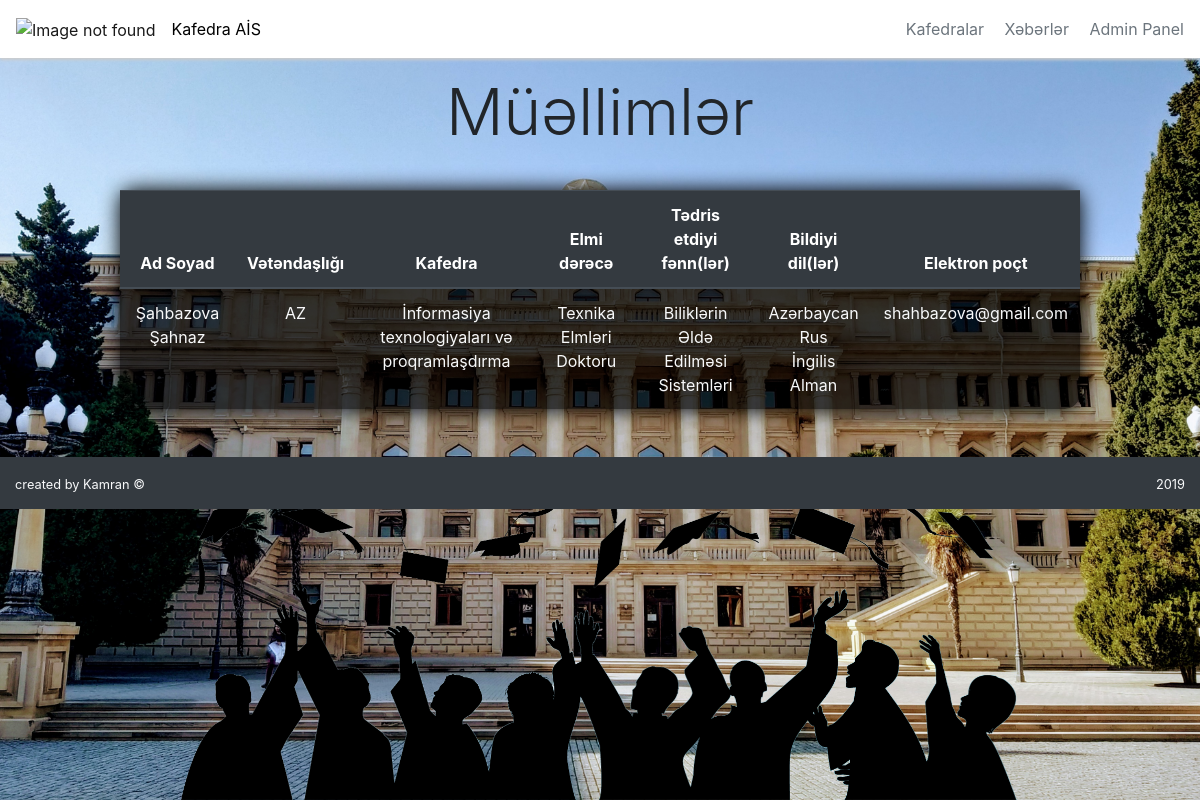
Screenshot of /chairs/1/teachers with the database file from the repository.
### individualworkapp/models.py (models this page shows, shortened)
class Teacher(models.Model):
    name = models.CharField(max_length=100)
    email = models.CharField(max_length=100, null=True)
    chair = models.ForeignKey(Chair, on_delete=models.CASCADE)
    academic_degree = models.CharField(max_length=100)
    subject = models.ManyToManyField(Subject)
    image = models.CharField(max_length=2000)
    citizenship = CountryField()
    language = models.ManyToManyField(Language)

class Chair(models.Model):
    def __str__(self):
        return self.name
    name = models.CharField(max_length=100)
    phone = models.CharField(max_length=30)
    email = models.CharField(max_length=50)
    chairman = models.CharField(max_length=30)

class Subject(models.Model):
    def __str__(self):
        return self.name
    name = models.CharField(max_length=200)
    credit = models.IntegerField()

class Language(models.Model):
    name = models.CharField(max_length=30)
    def __str__(self):
        return self.name

### individualworkapp/views.py (the view)
# urls.py: path('chairs/<int:chair_id>/teachers', views.list_of_teachers, name='list_of_teachers'),
def list_of_teachers(request, chair_id):
    chairs = Chair.objects.all()
    if chair_id:
        chair_id = get_object_or_404(Chair, id=chair_id)
        teachers = Teacher.objects.filter(chair_id=chair_id)
    context = {
        'chairs': chairs,
        'chair_id': chair_id,
        'teachers': teachers
    }
    return render(request, 'teachers.html', context)

### templates/teachers.html
{% extends 'base.html' %}
{% block content %}
<h1 class="display-1 text-center mt-3 mb-3">Müəllimlər</h1>
    <table class="custom-table table table-light table-striped mb-5">
        <thead class="thead-dark">
            <tr>
                <th>Ad Soyad</th>
                <th>Vətəndaşlığı</th>
                <th>Kafedra</th>
                <th>Elmi dərəcə</th>
                <th>Tədris etdiyi fənn(lər)</th>
                <th>Bildiyi dil(lər)</th>
                <th>Elektron poçt</th>
            </tr>
        </thead>
        <tbody>
            {% for teacher in teachers %}
            <tr>
                <td class="text-light">{{ teacher.name }}</td>
                <td class="text-light">{{ teacher.citizenship }}</td>
                <td class="text-light">{{ teacher.chair }}</td>
                <td class="text-light">{{ teacher.academic_degree }}</td>
                <td class="text-light">{{ teacher.subject.all|join:"<br/> " }}</td>
                <td class="text-light">{{ teacher.language.all|join:"<br/> " }}</td>
                <td><a href="mailto: {{ teacher.email }}" class="text-light">{{ teacher.email }}</a></td>
            </tr>
            {% endfor %}
        </tbody>
    </table>
{% endblock %}

### static/css/style.css (style rules this page uses)
body { margin: 0; padding: 0; height: 100%; background: url('../images/aztu.jpg'); background-attachment: fixed; background-size: cover; background-repeat: no-repeat; background-position: top; }
.display-1 { font-size: 4em !important; }
.custom-table { width: 80%; text-align: center; margin: 40px auto; border-radius: 15px; background-color: rgb(0, 0, 0, .7); box-shadow: 0px 0px 20px 1px #000; }

### rows the page displays
Teacher: name "Şahbazova Şahnaz", citizenship "AZ", chair "İnformasiya texnologiyaları və proqramlaşdırma", academic_degree "Texnika Elmləri Doktoru", subject.all "Biliklərin Əldə Edilməsi Sistemləri", language.all "Azərbaycan Rus İngilis Alman", email "shahbazova@gmail.com"
